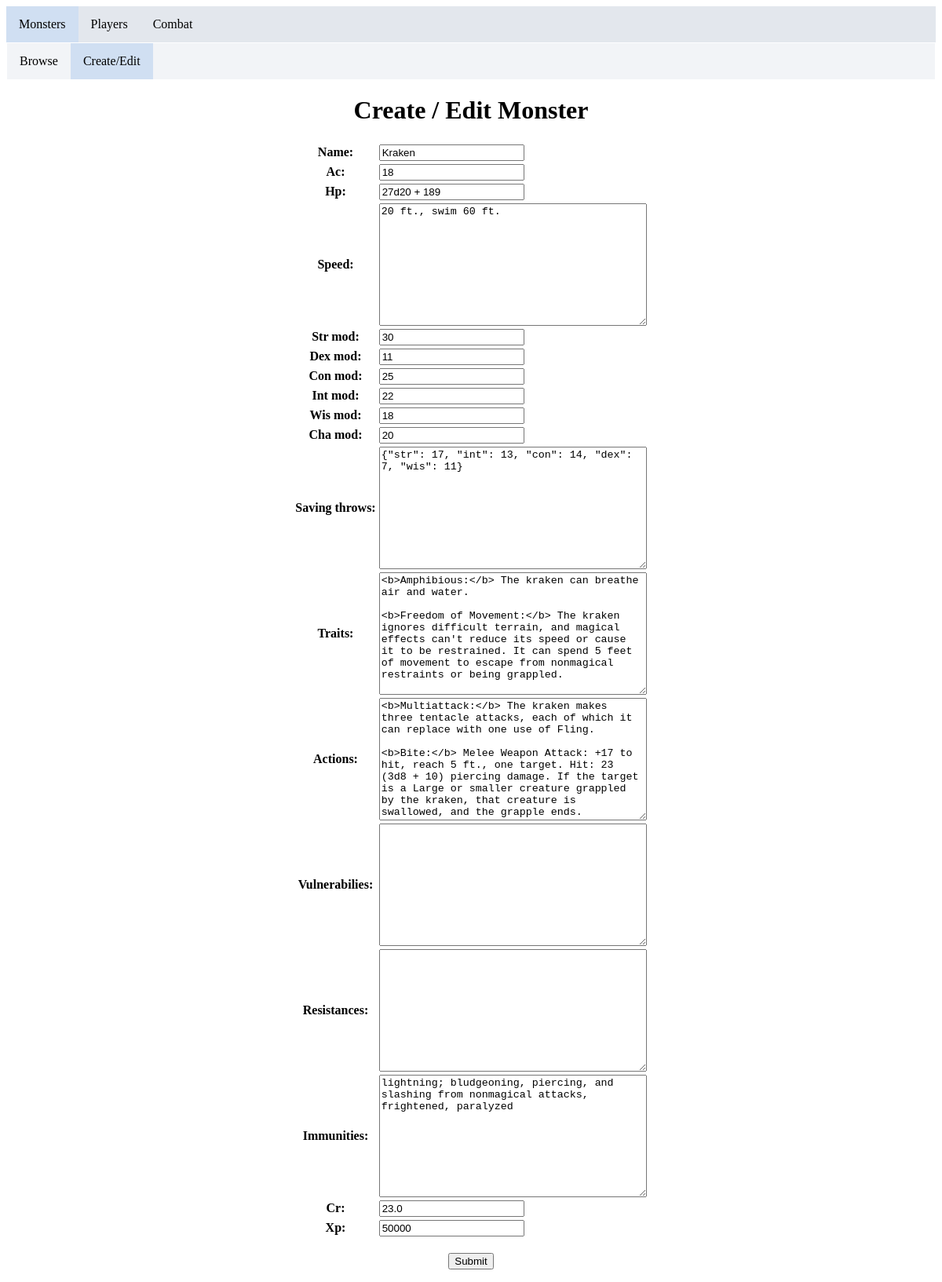
Page /monsters/create/Kraken/ on the earlier database version.
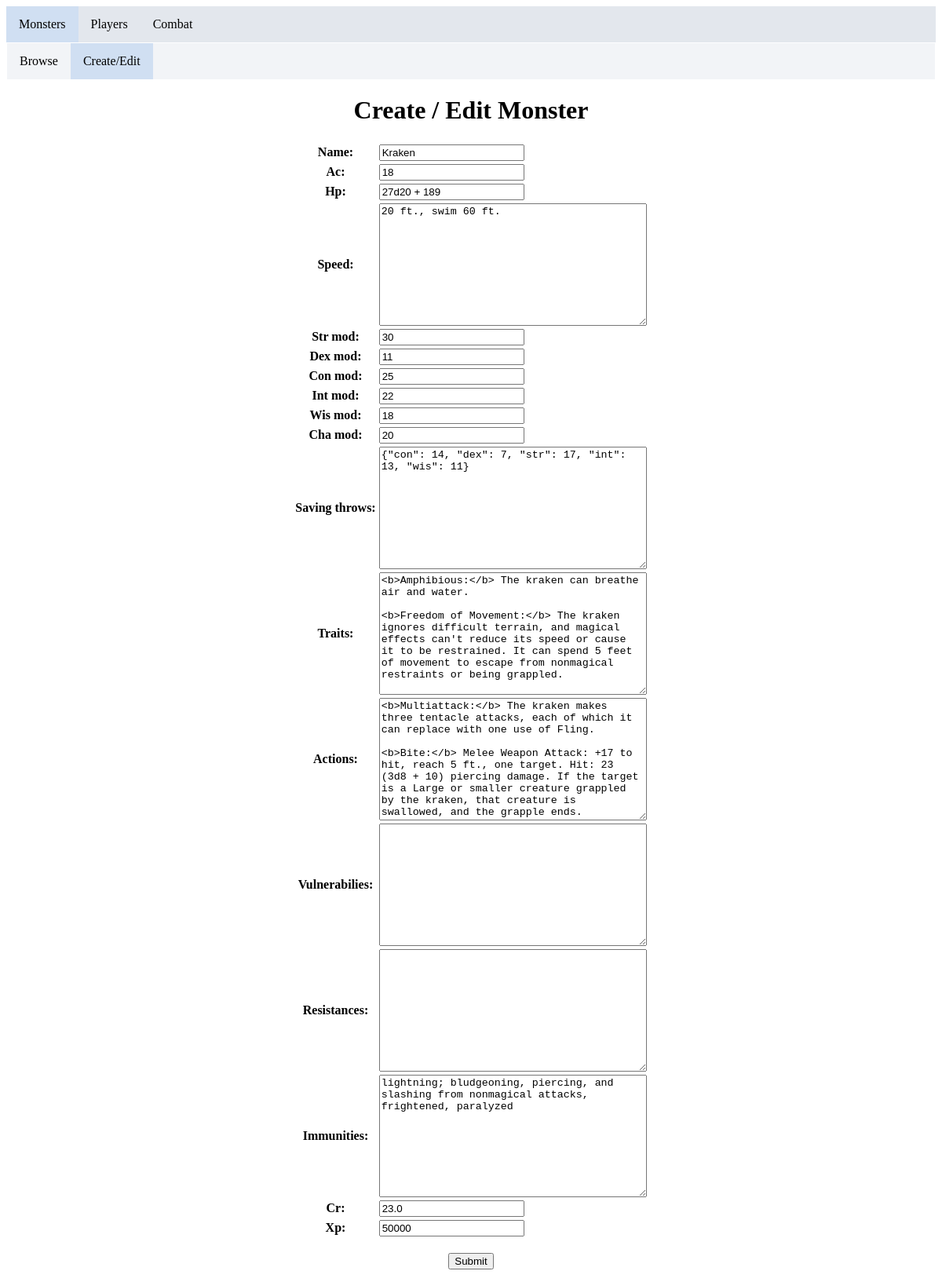
Same page on the later database version.
### monsters/models.py (models this page shows)
class Monster(models.Model):
    name = models.CharField(max_length=50, unique=True)
    size = models.CharField(max_length=20, null=True, blank=True)
    type = models.CharField(max_length=20, null=True, blank=True)
    alignment = models.CharField(max_length=20, null=True, blank=True)
    ac = models.IntegerField(null=True, blank=True)
    hp = models.CharField(max_length=12, null=True, blank=True)
    speed = models.TextField(null=True, blank=True)
    str_mod = models.IntegerField(null=True, blank=True)
    dex_mod = models.IntegerField(null=True, blank=True)
    con_mod = models.IntegerField(null=True, blank=True)
    int_mod = models.IntegerField(null=True, blank=True)
    wis_mod = models.IntegerField(null=True, blank=True)
    cha_mod = models.IntegerField(null=True, blank=True)
    saving_throws = models.TextField(null=True, blank=True)
    skills = models.TextField(null=True, blank=True)
    vulnerabilies = models.TextField(null=True, blank=True)
    resistances = models.TextField(null=True, blank=True)
    immunities = models.TextField(null=True, blank=True)
    senses = models.TextField(null=True, blank=True)
    languages = models.TextField(null=True, blank=True)
    cr = models.FloatField(null=True, blank=True)
    xp = models.IntegerField(null=True, blank=True)
    traits = models.TextField(null=True, blank=True)
    actions = models.TextField(null=True, blank=True)
    legendary_actions = models.TextField(null=True, blank=True)

### monsters/views.py (the view)
# urls.py: path('create/<str:name>/', views.create, name='create_monster'),
def create(request, name=None):
    print(request)
    print(name)
    if request.method == 'POST':
        if name is not None:
            m = Monster.objects.get(name=name)
            f = MonsterForm(request.POST, instance=m)
        else:
            f = MonsterForm(request.POST)
        if f.is_valid():
            f.save()
            return HttpResponseRedirect(reverse('browse_monsters'))
        else:
            return HttpResponse(str(f.errors))
    else:
        if name is not None:
            f = MonsterForm(instance=Monster.objects.get(name=name))
        else:
            f = MonsterForm()
    context = {'form': f,
               }
    return render(request, 'monsters/create.html', context)

### monsters/forms.py
class MonsterForm(ModelForm):
    class Meta:
        model = Monster
        fields = ['name',
                  'ac',
                  'hp',
                  'speed',
                  'str_mod',
                  'dex_mod',
                  'con_mod',
                  'int_mod',
                  'wis_mod',
                  'cha_mod',
                  'saving_throws',
                  'traits',
                  'actions',
                  'vulnerabilies',
                  'resistances',
                  'immunities',
                  'cr',
                  'xp',
                  ]

### monsters/templates/monsters/create.html (shortened to what this page needs)
{% extends "monsters/sub_nav.html" %}
{% block li_custom_att %}active{% endblock %}
{% block content2 %}
  <h1>Create / Edit Monster</h1>
  <form action="" method="post">
      <table align="center">{{ form.as_table }}</table>
    <div style="text-align:center;">
        <br>
        <input type="submit" value="Submit">
    </div>
  </form>
{% endblock %}

Differences in the rows shown:
changed Monster "Kraken": saving_throws "{\"str\": 17, \"int\": 13, \"con\": 14, \"dex\": 7, \"wis\": 11}" → "{\"con\": 14, \"dex\": 7, \"str\": 17, \"int\": 13, \"wis\": 11}"
